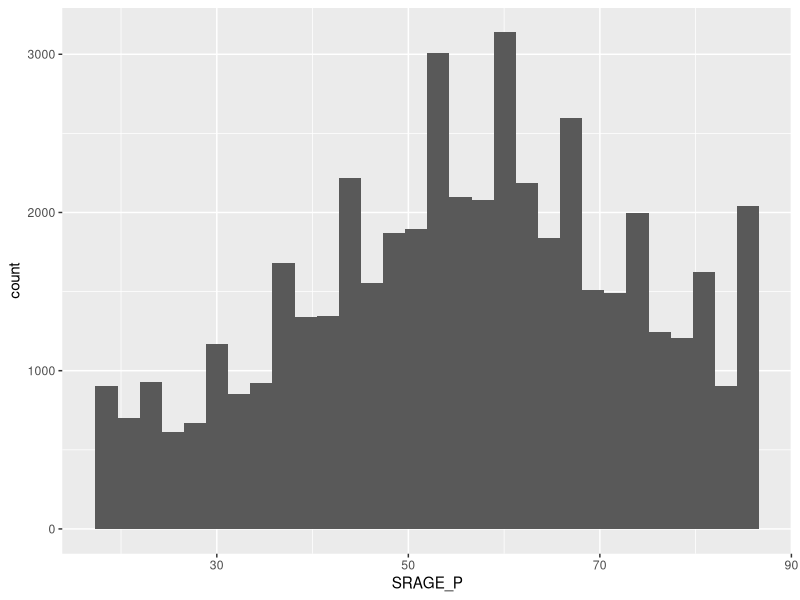
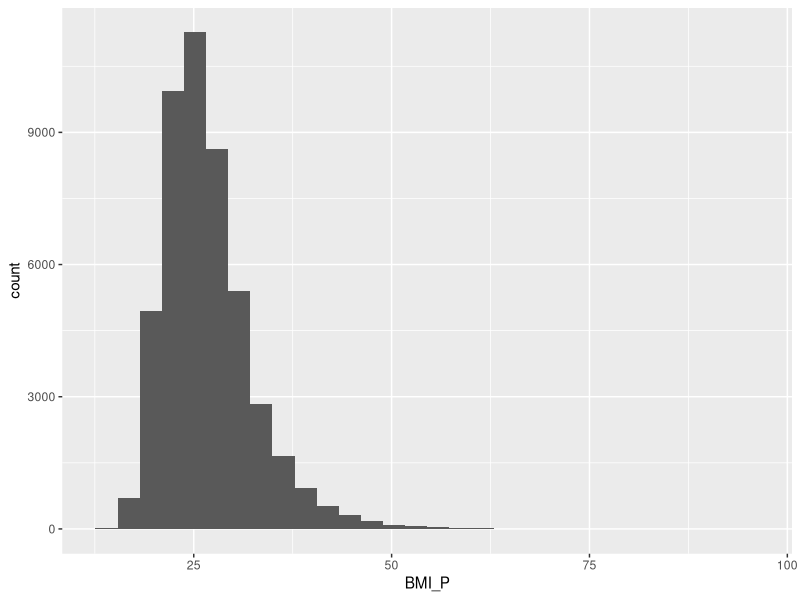
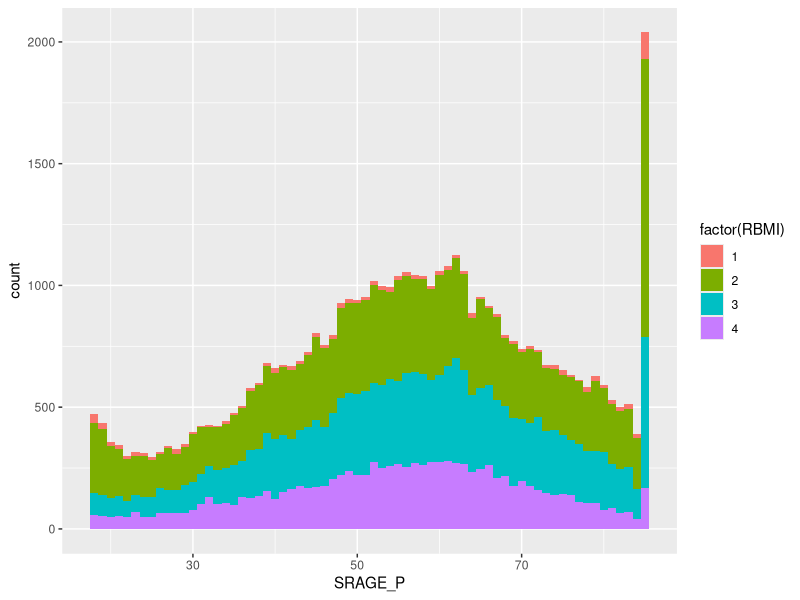
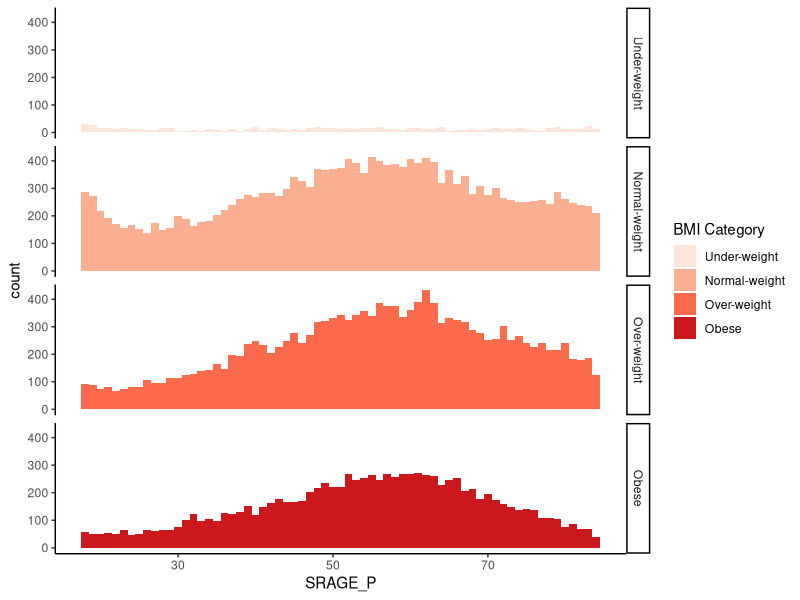
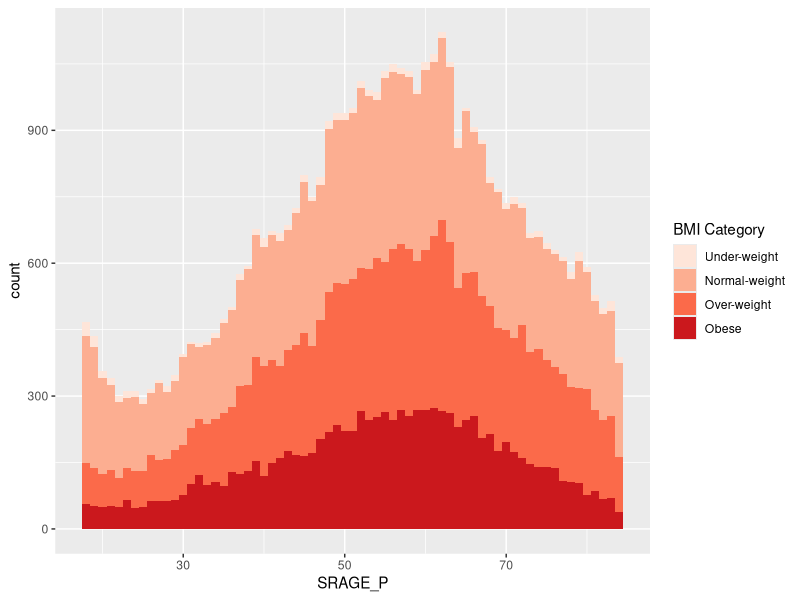
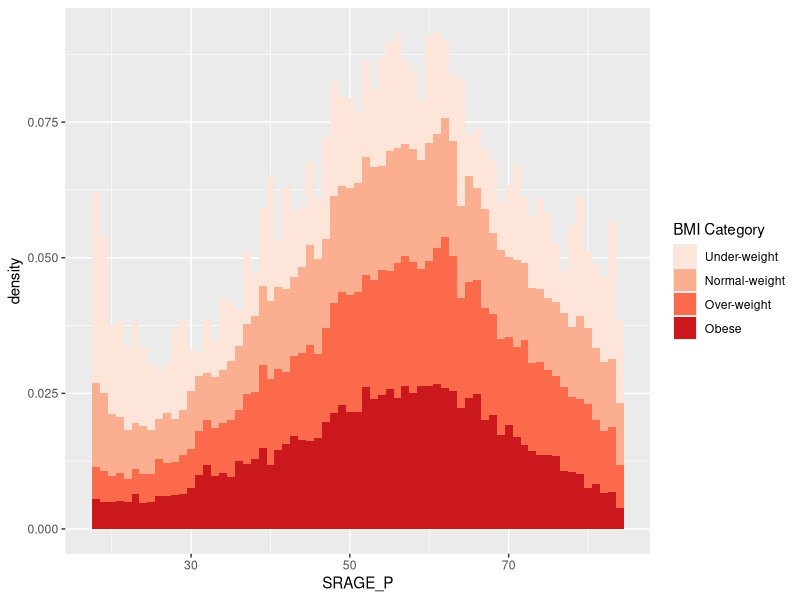
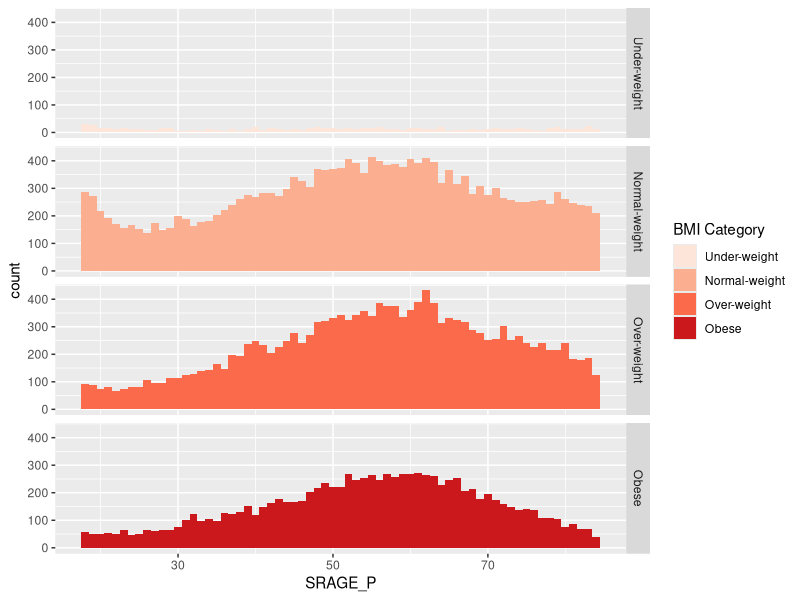
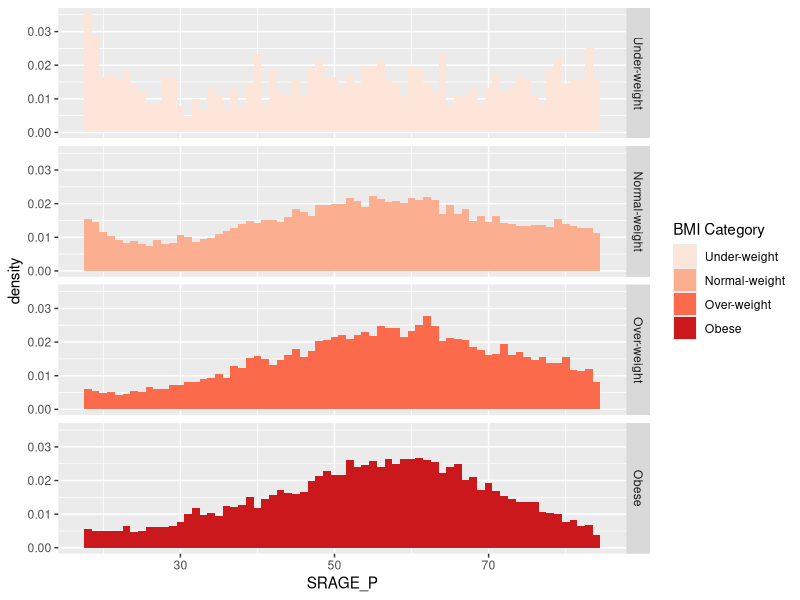

R code for these plots, in order:
## ---- chunk 1
library(ggplot2)
library(dplyr)

## ---- chunk 2
adult <- read.csv(file="adult.csv", header=TRUE, sep=",")
adult <- data.frame(adult$RBMI, adult$BMI_P, adult$RACEHPR2, adult$SRSEX, adult$SRAGE_P, adult$MARIT2, adult$AB1, adult$ASTCUR, adult$AB51, adult$POVLL)
colnames(adult) = c("RBMI", "BMI_P", "RACEHPR2", "SRSEX", "SRAGE_P", "MARIT2", "AB1", "ASTCUR", "AB51", "POVLL")
head(adult)
## ---- chunk 3
# Explore the dataset with summary and str
summary(adult)
str(adult)

# Age histogram
ggplot(adult, aes(x = SRAGE_P)) + geom_histogram()

# BMI value histogram
ggplot(adult, aes(x = BMI_P)) + geom_histogram()

# Age colored by BMI, binwidth = 1
ggplot(adult, aes(x = SRAGE_P, fill = factor(RBMI))) + geom_histogram(binwidth = 1,)

## ---- chunk 4
adult <- adult[adult$SRAGE_P <= 84, ] 

# Keep adults with BMI at least 16 and less than 52
adult <- adult[adult$BMI_P >= 16 & adult$BMI_P < 52, ]

# Relabel the race variable
adult$RACEHPR2 <- factor(adult$RACEHPR2, labels = c("Latino", "Asian", "African American", "Pacific Islander", "Native American/Native Alskan", "Middle Eastern", "White"))

# Relabel the BMI categories variable
adult$RBMI <- factor(adult$RBMI, labels = c("Under-weight", "Normal-weight", "Over-weight", "Obese"))
## ---- chunk 5
# The color scale used in the plot
BMI_fill <- scale_fill_brewer("BMI Category", palette = "Reds")

# Theme to fix category display in faceted plot
fix_strips <- theme(strip.text.y = element_text(angle = 0, hjust = 0, vjust = 0.1, size = 14), strip.background = element_blank(), legend.position = "none")

# Histogram, add BMI_fill and customizations
ggplot(adult, aes (x = SRAGE_P, fill= RBMI)) + geom_histogram(binwidth = 1) + fix_strips + BMI_fill + facet_grid(RBMI ~ .) + theme_classic()
## ---- chunk 6
# Plot 1 - Count histogram
ggplot(adult, aes (x = SRAGE_P, fill= factor(RBMI))) + geom_histogram(binwidth = 1) + BMI_fill

# Plot 2 - Density histogram
ggplot(adult, aes (x = SRAGE_P, fill= factor(RBMI))) + geom_histogram(aes(y = ..density..), binwidth = 1) + BMI_fill

# Plot 3 - Faceted count histogram
ggplot(adult, aes (x = SRAGE_P, fill= factor(RBMI))) + geom_histogram(binwidth = 1) + BMI_fill + facet_grid(RBMI ~ .)

# Plot 4 - Faceted density histogram
ggplot(adult, aes (x = SRAGE_P, fill= factor(RBMI))) + geom_histogram(aes(y = ..density..), binwidth = 1) + BMI_fill + facet_grid(RBMI ~ .)

# Plot 5 - Density histogram with position = "fill"
ggplot(adult, aes (x = SRAGE_P, fill= factor(RBMI))) + geom_histogram(aes(y = ..density..), binwidth = 1, position = "fill") + BMI_fill + facet_grid(RBMI ~ .)

# Plot 6 - The accurate histogram
ggplot(adult, aes (x = SRAGE_P, fill= factor(RBMI))) + geom_histogram(aes(y = ..count../sum(..count..)), binwidth = 1, position = "fill") + BMI_fill + facet_grid(RBMI ~ .)
## ---- chunk 7
# An attempt to facet the accurate frequency histogram from before (failed)
ggplot(adult, aes (x = SRAGE_P, fill= factor(RBMI))) +
  geom_histogram(aes(y = ..count../sum(..count..)), binwidth = 1, position = "fill") + BMI_fill + facet_grid(RBMI ~ .)

# Create DF with table()
DF <- table(adult$RBMI, adult$SRAGE_P)

# Use apply on DF to get frequency of each group
DF_freq <- apply(DF, 2, function(x) x/sum(x))

# Load reshape2 and use melt on DF to create DF_melted
library(reshape2)
DF_melted <- melt(DF_freq)

# Change names of DF_melted
names(DF_melted) <- c("FILL", "X", "value")

# Add code to make this a faceted plot
ggplot(DF_melted, aes(x = X, y = value, fill = FILL)) + geom_col() + BMI_fill + facet_grid(FILL ~ .) # Facets
## ---- chunk 8
# The initial contingency table
DF <- as.data.frame.matrix(table(adult$SRAGE_P, adult$RBMI))

# Create groupSum, xmax and xmin columns
DF$groupSum <- rowSums(DF)
DF$xmax <- cumsum(DF$groupSum)
DF$xmin <- DF$xmax - DF$groupSum
# The groupSum column needs to be removed; don't remove this line
DF$groupSum <- NULL

# Copy row names to variable X
DF$X <- row.names(DF)

# Melt the dataset
library(reshape2)
DF_melted <- melt(DF, id.vars = c("X", "xmin", "xmax"), variable.name = "FILL")

# dplyr call to calculate ymin and ymax - don't change
library(dplyr)
DF_melted <- DF_melted %>% group_by(X) %>% mutate(ymax = cumsum(value/sum(value)), ymin = ymax - value/sum(value))

# Plot rectangles - don't change
library(ggthemes)
ggplot(DF_melted, aes(ymin = ymin, ymax = ymax, xmin = xmin, xmax = xmax, fill = FILL)) + geom_rect(colour = "white") + scale_x_continuous(expand = c(0,0)) + scale_y_continuous(expand = c(0,0)) + BMI_fill + theme_tufte()
## ---- chunk 9

# Perform chi.sq test (RBMI and SRAGE_P)
results <- chisq.test(table(adult$RBMI, adult$SRAGE_P))

# Melt results$residuals and store as resid
resid <- melt(results$residuals)

# Change names of resid
names(resid) <- c("FILL", "X", "residual")

# merge the two datasets:
DF_all <- merge(DF_melted, resid)

# Update plot command
library(ggthemes)
ggplot(DF_all, aes(ymin = ymin, ymax = ymax, xmin = xmin, xmax = xmax, fill = residual)) + geom_rect() + scale_fill_gradient2() + scale_x_continuous(expand = c(0,0)) + scale_y_continuous(expand = c(0,0)) + theme_tufte()
## ---- chunk 10
# Plot so far
p <- ggplot(DF_all, aes(ymin = ymin, ymax = ymax, xmin = xmin, xmax = xmax, fill = residual)) + geom_rect() + scale_fill_gradient2() + scale_x_continuous(expand = c(0,0)) + scale_y_continuous(expand = c(0,0)) + theme_tufte()
p

# Position for labels on y axis (don't change)
index <- DF_all$xmax == max(DF_all$xmax)
DF_all$yposn <- DF_all$ymin[index] + (DF_all$ymax[index] - DF_all$ymin[index])/2

# Plot 1: geom_text for BMI (i.e. the fill axis)
p1 <- p %+% DF_all + geom_text(aes(x = max(xmax), y = yposn, label = FILL), size = 3, hjust = 1, show.legend  = FALSE)
p1

# Plot 2: Position for labels on x axis
DF_all$xposn <- DF_all$xmin + (DF_all$xmax - DF_all$xmin)/2

# geom_text for ages (i.e. the x axis)
p1 %+% DF_all + geom_text(aes(x = xposn, label = X), y = 1, angle = 90, size = 3, hjust = 1, show.legend = FALSE)
